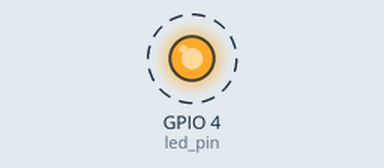
The sketch below on a simulated ESP32. On the bench: output pins drawn as LEDs (lit = HIGH). Dashed ring = blinking.

Above: at 0.2 s.
Timing chart, 0 to 3.0 s (numbered marks = the images above):
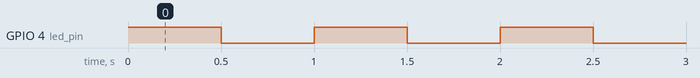

Measured:
- by itself, GPIO 4 (led_pin): alternates HIGH for 0.50 s and LOW for 0.50 s

The sketch:

esp32_FREERTOS.ino
```cpp
#if CONFIG_FREERTOS_UNICORE
static const BaseType_t app_cpu = 0;
#else
static const BaseType_t app_cpu = 1;
#endif


static const int led_pin = 4;

void toggleLED(void *parameter){
  while(1) {
    digitalWrite(led_pin, HIGH);
    vTaskDelay(500 / portTICK_PERIOD_MS);
    digitalWrite(led_pin, LOW);
    vTaskDelay(500 / portTICK_PERIOD_MS);
  }
}


void setup() {
  // put your setup code here, to run once:
  pinMode(led_pin, OUTPUT);

  //task to run forever
  xTaskCreatePinnedToCore(          //use xtaskcreate in vanilla freertos
                  toggleLED,        //function to be called
                  "Toggle LED",     //name of task
                  1024,             //stack size
                  NULL,             //parameter to pass to function
                  1,                //task priority
                  NULL,             //task handle (pointer)
                  app_cpu);         // run on one core for demo purposes (esp32 only)

}

void loop() {
  // put your main code here, to run repeatedly:

}
```
